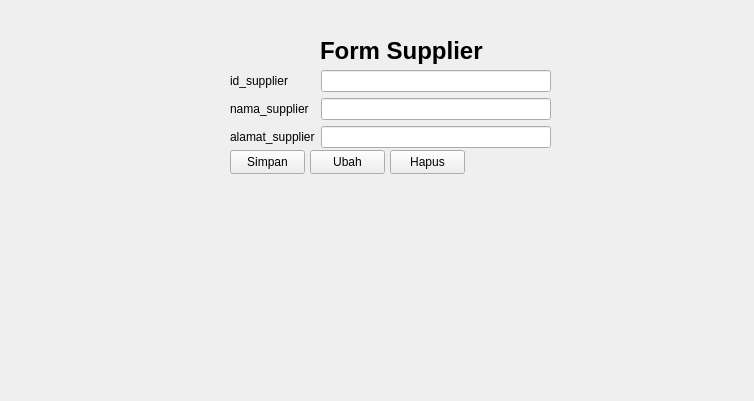
<?xml version="1.0" encoding="UTF-8"?>
<ui version="4.0">
 <class>Form</class>
 <widget class="QWidget" name="Form">
  <property name="geometry">
   <rect>
    <x>0</x>
    <y>0</y>
    <width>754</width>
    <height>401</height>
   </rect>
  </property>
  <property name="windowTitle">
   <string>Form</string>
  </property>
  <widget class="QWidget" name="formLayoutWidget">
   <property name="geometry">
    <rect>
     <x>230</x>
     <y>70</y>
     <width>321</width>
     <height>81</height>
    </rect>
   </property>
   <layout class="QFormLayout" name="formLayout">
    <item row="0" column="0">
     <widget class="QLabel" name="id_supplierLabel">
      <property name="text">
       <string>id_supplier</string>
      </property>
     </widget>
    </item>
    <item row="0" column="1">
     <widget class="QLineEdit" name="id_supplierLineEdit"/>
    </item>
    <item row="1" column="0">
     <widget class="QLabel" name="nama_supplierLabel">
      <property name="text">
       <string>nama_supplier</string>
      </property>
     </widget>
    </item>
    <item row="1" column="1">
     <widget class="QLineEdit" name="nama_supplierLineEdit"/>
    </item>
    <item row="2" column="0">
     <widget class="QLabel" name="alamat_supplierLabel">
      <property name="text">
       <string>alamat_supplier</string>
      </property>
     </widget>
    </item>
    <item row="2" column="1">
     <widget class="QLineEdit" name="alamat_supplierLineEdit"/>
    </item>
   </layout>
  </widget>
  <widget class="QPushButton" name="pushButton">
   <property name="geometry">
    <rect>
     <x>230</x>
     <y>150</y>
     <width>75</width>
     <height>24</height>
    </rect>
   </property>
   <property name="text">
    <string>Simpan</string>
   </property>
  </widget>
  <widget class="QPushButton" name="pushButton_2">
   <property name="geometry">
    <rect>
     <x>310</x>
     <y>150</y>
     <width>75</width>
     <height>24</height>
    </rect>
   </property>
   <property name="text">
    <string>Ubah</string>
   </property>
  </widget>
  <widget class="QPushButton" name="pushButton_3">
   <property name="geometry">
    <rect>
     <x>390</x>
     <y>150</y>
     <width>75</width>
     <height>24</height>
    </rect>
   </property>
   <property name="text">
    <string>Hapus</string>
   </property>
  </widget>
  <widget class="QLabel" name="label">
   <property name="geometry">
    <rect>
     <x>320</x>
     <y>30</y>
     <width>171</width>
     <height>41</height>
    </rect>
   </property>
   <property name="font">
    <font>
     <pointsize>18</pointsize>
     <bold>true</bold>
    </font>
   </property>
   <property name="text">
    <string>Form Supplier</string>
   </property>
  </widget>
 </widget>
 <resources/>
 <connections/>
</ui>
